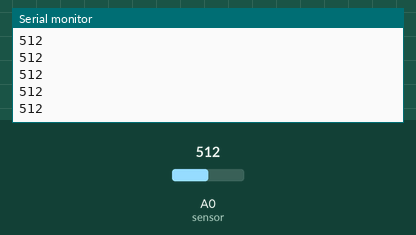
Recording of a sketch running on a simulated Arduino Uno, built with avr-gcc and run on an emulated ATmega328P. Shown: the last lines printed to the serial monitor. The test bench sets the inputs (shaded band); at power-on: A0 (sensor) = 512.

Above: at 1.2 s.
1.3 s: A0 (sensor) set to 716
At 1.31 s:
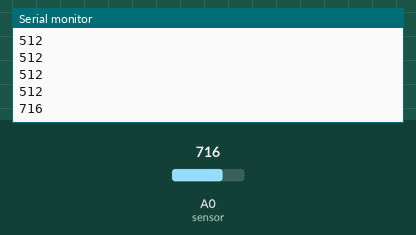
2.8 s: A0 (sensor) set to 900
At 2.81 s:
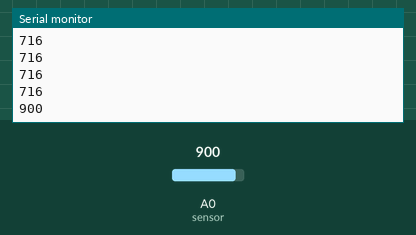
Timing chart, 0 to 5.8 s (numbered marks = the images above; inputs shaded):
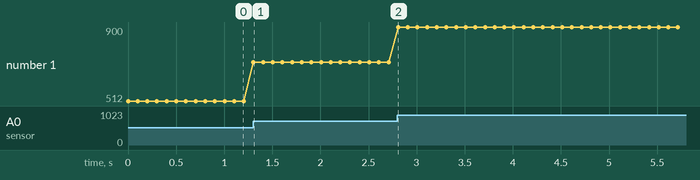

The sketch:

Feuchtesensor.ino
```cpp
#define sensor A0 // Der Bodenfeuchtesensor steckt an Pin A0

void setup() {
  Serial.begin(
      115200); // serielle Kommunikation mit einer Geschwindigkeit von 115200 Bits pro Sekunde initialisieren
}

void loop() {
  int sensorWert = analogRead(
      sensor); // Wert des Sensors an Analogping A0 auslesen und in der Variable "sensorWert" speichern
  Serial.println(sensorWert); // Variable "sensorWert" auf der seriellen Schnittstelle auslesen
  delay(100);                 // 100ms warten
}
```

Measured:
- after the input at 1.3 s, the serial monitor: prints a new line at once (image 1)
- after the input at 2.8 s, the serial monitor: prints a new line at once (image 2)
- plotted number 1: 512 → 716 after the input at 1.3 s, 716 → 900 after the input at 2.8 s
